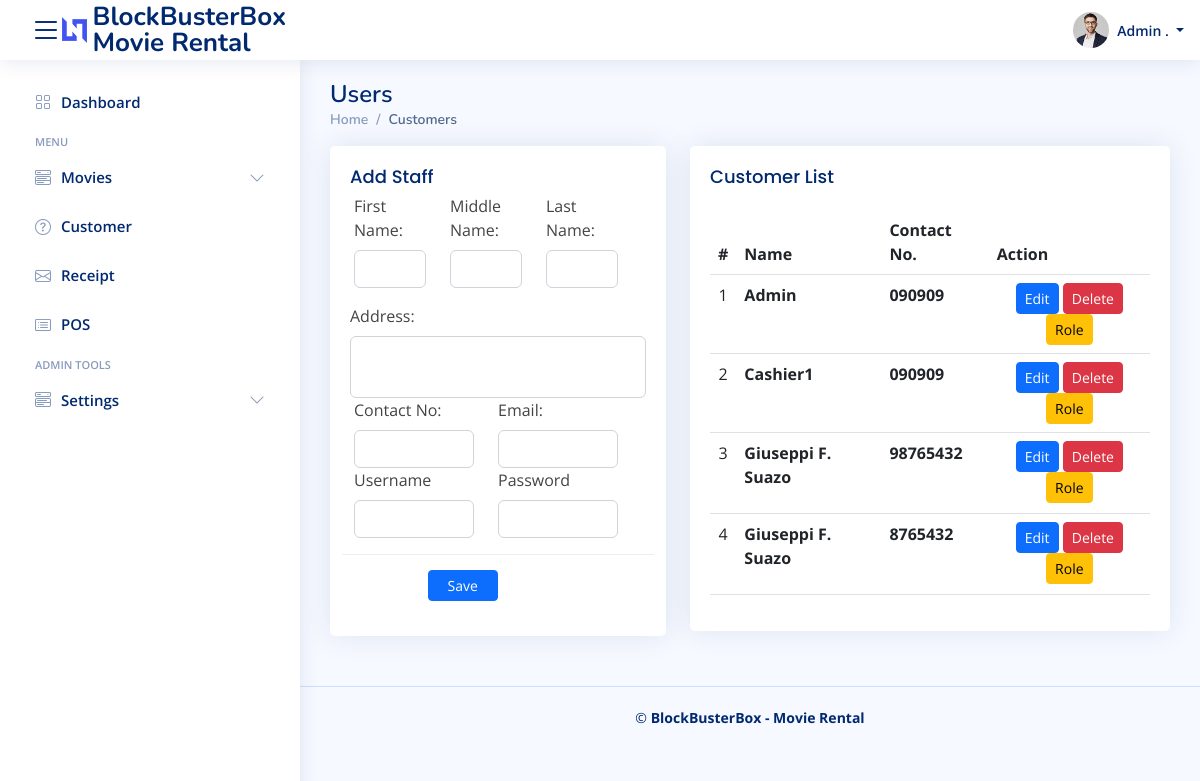
Page /index.php?page=users (signed in) on the committed database.
### tables this page shows
CREATE TABLE `tbl_user_information` (
  `id` int(11) NOT NULL,
  `user_account_id` int(11) DEFAULT NULL,
  `email` varchar(255) DEFAULT NULL,
  `fName` varchar(255) DEFAULT NULL,
  `mName` varchar(255) DEFAULT NULL,
  `lName` varchar(255) DEFAULT NULL,
  `address` varchar(255) DEFAULT NULL,
  `contactNo` varchar(255) DEFAULT NULL,
  `created_at` timestamp NOT NULL DEFAULT current_timestamp()
);

### users.php (the view, shortened to what this page needs)
<?php include('include/db_connect.php');?>
<div class="pagetitle">
    <h1>Users</h1>
    <nav>
        <ol class="breadcrumb">
            <li class="breadcrumb-item"><a href="../basicRental_bbb/index.php">Home</a></li>
            <li class="breadcrumb-item active">Customers</li>
        </ol>
    </nav>
</div>
<section class="section dashboard">
    <div class="row">
        <div class="col-lg-5">
            <div class="card">
                <div class="card-body">
                    <h5 class="card-title">Add Staff</h5>
                    <form action="" id="manage-customer" class="row g-3 needs-validation" novalidate>
                        <div class="row">
                            <div class="col-4">
                                <label class="form-label"for="fName">First Name:</label>
                                <input class="form-control" type="text" name="fName" required>
                            </div>
                            <div class="col-4">
                                <label class="form-label"for="mName">Middle Name:</label>
                                <input class="form-control" type="text" id="mName" name="mName">
                            </div>
                            <div class="col-4">
                                <label class="form-label"for="lName">Last Name:</label>
                                <input class="form-control" type="text" id="lName" name="lName" required>
                            </div>
                        </div>
                        <div class="col-12">
                            <label class="form-label"for="address">Address:</label>
                            <textarea class="form-control" type="text" name="address" style="resize: none;" required></textarea>
                        </div>
                        <div class="row">
                            <div class="col-6">
                                <label class="form-label"for="contactNo">Contact No:</label>
                                <input class="form-control" type="text"  name="contactNo" required>
                            </div>
                            <div class="col-6">
                                <label class="form-label"for="email">Email:</label>
                                <input class="form-control" type="email" name="email" required>
                            </div>
                        </div>
                        <div class="row">
                          <div class="col-6">
                            <label for="yourUsername" class="form-label">Username</label>
                            <input type="text" name="username" id="username" class="form-control" required>
                        </div>
                        <div class="col-6">
                            <label for="yourPassword" class="form-label">Password</label>
                            <input type="password" name="password" id="password" class="form-control" required>
                        </div>
                    </div>
                    <div class="card-footer">
                        <div class="col-md-12">
                            <button class="btn btn-sm btn-primary col-sm-3 offset-md-3"> Save</button>
                        </div>
                    </div>
                </form>
            </div>
        </div>
    </div>
    <div class="col-lg-7">
        <div class="col-lg-12">
            <div class="card">
                <div class="card-body">
                    <h5 class="card-title">Customer List</h5>
                    <table class="table datatable">
                        <thead>
                            <tr>
                                <th scope="col">#</th>
                                <th scope="col">Name</th>
                                <th scope="col">Contact No.</th>
                                <th scope="col">Action</th>
                            </tr>
                        </thead>
                        <tbody>
                         <?php
                         $i = 1;
                         $data = $conn->query("SELECT * FROM tbl_user_information order by id asc");
                         while($row=$data->fetch_assoc()):
                            ?>
                            <?php
                            $user_account = $conn->query("SELECT * FROM user_account WHERE `id`= " . $row['user_account_id']);
                            if ($user_account) {
                                $row_about = $user_account->fetch_assoc();
                                ?>
                                <tr>
                                    <td class="text-center" ><?php echo $i++ ?></td>
                                    <td class="">
                                        <?php
                                            $fullName = "";
                                            if (!empty($row['fName'])) {
                                                $fullName .= $row['fName'];
                                            }
                                            if (!empty($row['mName'])) {
                                                $fullName .= " " . $row['mName'][0] . ".";
                                            }
                                            if (!empty($row['lName'])) {
                                                $fullName .= " " . $row['lName'];
                                            }
                                            if (!empty($fullName)) {
                                                echo "<p><b>" . ucwords($fullName) . "</b></p>";
                                            }
                                        ?>
                                    </td>
                                    <td class="">
                                        <p><b><?php echo $row['contactNo'] ?></b></p>
                                    </td>
                                    <td class="text-center">
                                        <button id="edit" class="btn btn-sm btn-primary" type="button"
                                        data-id="<?php echo $row['user_account_id'] ?>"
                                        data-fName="<?php echo $row['fName'] ?>"
                                        data-mName="<?php echo $row['mName'] ?>"
                                        data-lName="<?php echo $row['lName'] ?>"
                                        data-contactNo="<?php echo $row['contactNo'] ?>"
                                        data-address="<?php echo $row['address'] ?>"
                                        data-email="<?php echo $row['email'] ?>"
                                        data-username="<?php echo $row_about['username'] ?>"
                                        data-password="<?php echo $row_about['password'] ?>"
                                    <?php }?>
                                    >Edit</button>
                                    <button class="btn btn-sm btn-danger" onclick="delete_customer('<?php echo $row['user_account_id'] ?>')" type="button" >Delete</button>
                                    <button class="btn btn-sm btn-warning" id="role" type="button"
                                    data-id="<?php echo $row_about['id'] ?>"
                                    data-access="<?php echo $row_about['access'] ?>"
                                    >Role</button>
                                </td>
                            </tr>
                        <?php endwhile; ?>
                    </tbody>
                </table>
            </div>
        </div>
    </div>
</div>
</div>
</section>

### include/topbar.php (shortened to what this page needs)
  <?php
include('include/db_connect.php');
$userInfo = $conn->query("SELECT * FROM tbl_user_information WHERE user_account_id = " . $_SESSION['login_id'] . " LIMIT 1")->fetch_array();
$name = ucwords($userInfo['fName']) . " " . ucwords($userInfo['mName'][0]) . ". " . ucwords($userInfo['lName']);
  ?>
  <header id="header" class="header fixed-top d-flex align-items-center">
    <div class="d-flex align-items-center justify-content-between">
    <i class="bi bi-list toggle-sidebar-btn"></i>
      <a href="../basicRental/index.php" class="logo d-flex align-items-center">
        <img src="Public/assets/img/logo.png" alt="">
        <span class="d-none d-lg-block">BlockBusterBox<br>Movie Rental</span>
      </a>
    </div>
    <nav class="header-nav ms-auto">
      <ul class="d-flex align-items-center">
        <li class="nav-item dropdown pe-3">
          <a class="nav-link nav-profile d-flex align-items-center pe-0" href="#" data-bs-toggle="dropdown">
            <img src="Public/assets/img/profile-img.jpg" alt="Profile" class="rounded-circle">
            <span class="d-none d-md-block dropdown-toggle ps-2"><?php echo isset($name) ? $name : 'Guest'; ?></span>
          </a>
        </li>
      </ul>
    </nav>
  </header>

### Public/assets/css/style.css (style rules this page uses)
:root { scroll-behavior: smooth; }
body { font-family: "Open Sans", sans-serif; background: #f6f9ff; color: #444444; }
a { color: #4154f1; text-decoration: none; }
h1, h2, h3, h4, h5, h6 { font-family: "Nunito", sans-serif; }
.pagetitle { margin-bottom: 10px; }
.pagetitle h1 { font-size: 24px; margin-bottom: 0; font-weight: 600; color: #012970; }
.card { margin-bottom: 30px; border: none; border-radius: 5px; box-shadow: 0px 0 30px rgba(1, 41, 112, 0.1); }
.card-header, .card-footer { border-color: #ebeef4; background-color: #fff; color: #798eb3; padding: 15px; }
.card-title { padding: 20px 0 15px 0; font-size: 18px; font-weight: 500; color: #012970; font-family: "Poppins", sans-serif; }
.card-body { padding: 0 20px 20px 20px; }
.breadcrumb { font-size: 14px; font-family: "Nunito", sans-serif; color: #899bbd; font-weight: 600; }
.breadcrumb a { color: #899bbd; transition: 0.3s; }
.breadcrumb .breadcrumb-item::before { color: #899bbd; }
.breadcrumb .active { color: #51678f; font-weight: 600; }
.logo { line-height: 1; }
@media (min-width: 1200px) { .logo { width: 280px; } }
.logo img { max-height: 26px; margin-right: 6px; }
.logo span { font-size: 26px; font-weight: 700; color: #012970; font-family: "Nunito", sans-serif; }
.header { transition: all 0.5s; z-index: 997; height: 60px; box-shadow: 0px 2px 20px rgba(1, 41, 112, 0.1); background-color: #fff; padding-left: 20px; }
.header .toggle-sidebar-btn { font-size: 32px; padding-left: 10px; cursor: pointer; color: #012970; }
.header-nav ul { list-style: none; }
.header-nav>ul { margin: 0; padding: 0; }
.header-nav .nav-profile { color: #012970; }
.header-nav .nav-profile img { max-height: 36px; }
.header-nav .nav-profile span { font-size: 14px; font-weight: 600; }

### rows in the picture
tbl_user_information: name "Admin .", fName "Admin", contactNo "090909"
tbl_user_information: fName "Cashier1", contactNo "090909"
tbl_user_information: fullName "Giuseppi F. Suazo", contactNo "98765432"
tbl_user_information: fullName "Giuseppi F. Suazo", contactNo "8765432"
